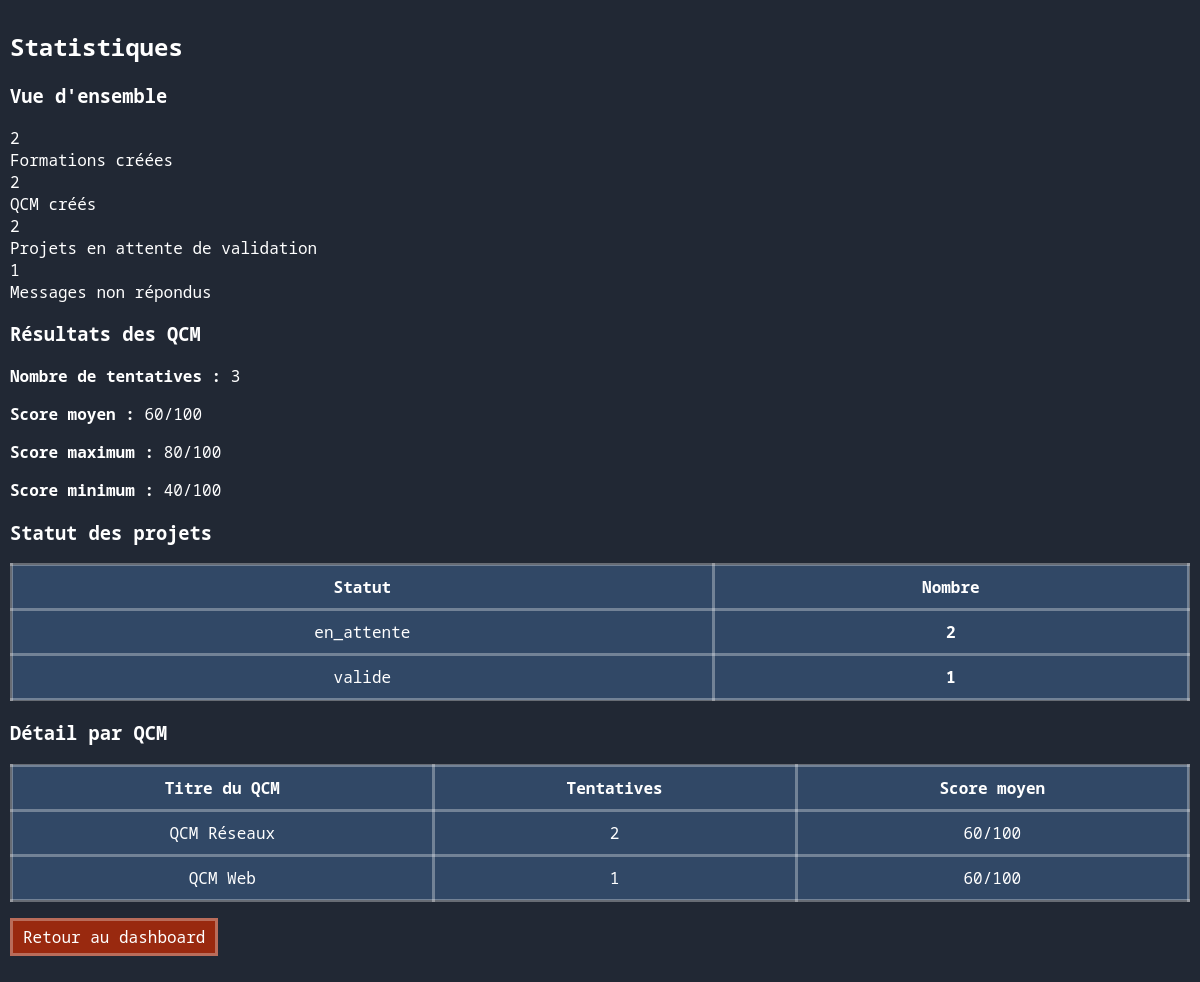
The app's page /statistiques/index.php (signed in) with its own data.
### tables this page shows
CREATE TABLE qcm (
    id_qcm INT AUTO_INCREMENT PRIMARY KEY,
    titre VARCHAR(255) NOT NULL,
    id_formateur INT,
    FOREIGN KEY (id_formateur) REFERENCES utilisateur(id_user)
);

### src/statistiques/index.php (the view, shortened to what this page needs)
<?php
$pdo = getDatabaseConnection();
$formateurId = $_SESSION['user_id'];
$nbFormations = $pdo->prepare('SELECT COUNT(*) FROM formation WHERE id_formateur = ?');
$nbFormations->execute([$formateurId]);
$nbFormationsCount = $nbFormations->fetchColumn();
$nbQcm = $pdo->prepare('SELECT COUNT(*) FROM qcm WHERE id_formateur = ?');
$nbQcm->execute([$formateurId]);
$nbQcmCount = $nbQcm->fetchColumn();
$statsQcm = $pdo->prepare('
    SELECT
        COUNT(tq.id_tentative) AS nb_tentatives,
        AVG(tq.score) AS score_moyen,
        MAX(tq.score) AS score_max,
        MIN(tq.score) AS score_min
    FROM tentative_qcm tq
    JOIN qcm q ON tq.id_qcm = q.id_qcm
    WHERE q.id_formateur = ?
');
$statsQcm->execute([$formateurId]);
$statsQcmData = $statsQcm->fetch();
$projetsPending = $pdo->query('SELECT COUNT(*) FROM soumission_projet WHERE statut = "en_attente"')->fetchColumn();
$projetsStats = $pdo->query('
    SELECT sp.statut, COUNT(*) AS count
    FROM soumission_projet sp
    GROUP BY sp.statut
')->fetchAll();
$messagesStats = $pdo->prepare('
    SELECT
        (SELECT COUNT(*) FROM message WHERE id_formateur = ? AND (reponse IS NULL OR reponse = "")) AS non_repondus,
        (SELECT COUNT(*) FROM message WHERE id_formateur = ? AND reponse IS NOT NULL AND reponse != "") AS repondus
');
$messagesStats->execute([$formateurId, $formateurId]);
$messagesStatsData = $messagesStats->fetch();
$qcmsList = $pdo->prepare('
    SELECT
        q.id_qcm,
        q.titre,
        COUNT(tq.id_tentative) AS nb_tentatives,
        AVG(tq.score) AS score_moyen
    FROM qcm q
    LEFT JOIN tentative_qcm tq ON q.id_qcm = tq.id_qcm
    WHERE q.id_formateur = ?
    GROUP BY q.id_qcm
    ORDER BY q.titre
');
$qcmsList->execute([$formateurId]);
$qcmsListData = $qcmsList->fetchAll();
?>
<!DOCTYPE html>
<html lang="fr">
<head>
    <link rel="stylesheet" href="/style.css">
</head>
<body>
    <h2>Statistiques</h2>
    <h3>Vue d'ensemble</h3>
    <div class="stat-box">
        <div class="stat-number"><?= (int)$nbFormationsCount ?></div>
        <div class="stat-label">Formations créées</div>
    </div>
    <div class="stat-box">
        <div class="stat-number"><?= (int)$nbQcmCount ?></div>
        <div class="stat-label">QCM créés</div>
    </div>
    <div class="stat-box">
        <div class="stat-number"><?= (int)$projetsPending ?></div>
        <div class="stat-label">Projets en attente de validation</div>
    </div>
    <div class="stat-box">
        <div class="stat-number"><?= (int)$messagesStatsData['non_repondus'] ?></div>
        <div class="stat-label">Messages non répondus</div>
    </div>
    <h3>Résultats des QCM</h3>
    <?php if ($statsQcmData['nb_tentatives'] > 0): ?>
        <div class="stat-box">
            <p><b>Nombre de tentatives :</b> <?= (int)$statsQcmData['nb_tentatives'] ?></p>
            <p><b>Score moyen :</b> <?= round($statsQcmData['score_moyen'], 2) ?>/100</p>
            <p><b>Score maximum :</b> <?= (int)$statsQcmData['score_max'] ?>/100</p>
            <p><b>Score minimum :</b> <?= (int)$statsQcmData['score_min'] ?>/100</p>
        </div>
    <?php else: ?>
        <p class="success">Aucune tentative de QCM enregistrée.</p>
    <?php endif; ?>
    <h3>Statut des projets</h3>
    <?php if ($projetsStats): ?>
        <table border="1" cellpadding="10">
            <tr><th>Statut</th><th>Nombre</th></tr>
            <?php foreach ($projetsStats as $s): ?>
                <tr>
                    <td><?= htmlspecialchars($s['statut']) ?></td>
                    <td><b><?= (int)$s['count'] ?></b></td>
                </tr>
            <?php endforeach; ?>
        </table>
    <?php else: ?>
        <p class="success">Aucun projet soumis.</p>
    <?php endif; ?>
    <h3>Détail par QCM</h3>
    <?php if ($qcmsListData): ?>
        <table border="1" cellpadding="10">
            <tr><th>Titre du QCM</th><th>Tentatives</th><th>Score moyen</th></tr>
            <?php foreach ($qcmsListData as $q): ?>
                <tr>
                    <td><?= htmlspecialchars($q['titre']) ?></td>
                    <td><?= (int)$q['nb_tentatives'] ?></td>
                    <td><?= $q['nb_tentatives'] > 0 ? round($q['score_moyen'], 2) : '—' ?>/100</td>
                </tr>
            <?php endforeach; ?>
        </table>
    <?php else: ?>
        <p class="success">Vous n'avez pas créé de QCM.</p>
    <?php endif; ?>
    <p><a class="button-link" href="/dashboard/">Retour au dashboard</a></p>
</body>
</html>

### src/style.css (style rules this page uses)
:root { --background-primary-color: #212834; --background-secondary-color: #314866; --background-thirdly-color: #254c63; --affirmative-color: #063f41; --negative-color: #99290f; --text-color: #ffffff; --border-color: #ffffff50; }
* { box-sizing: border-box; color: var(--text-color); font-family: 'Noto Sans Mono', monospace; }
body { background-color: var(--background-primary-color); margin: 0; padding: 10px; }
table { width: 100%; border-collapse: collapse; border-color: var(--border-color); border: 3px solid var(--border-color); }
th, td { background-color: var(--background-secondary-color); border: 3px solid var(--border-color); text-align: center; }
.button-link { display: inline-block; background-color: var(--negative-color); color: var(--text-color); border: 3px solid var(--border-color); padding: 5px 10px; text-decoration: none; cursor: pointer; }

### records on screen
qcm: titre "QCM Réseaux", nb_tentatives "2", score_moyen "60"
qcm: titre "QCM Web", nb_tentatives "1", score_moyen "60"

### other values on screen
$nbFormationsCount "2"
$nbQcmCount "2"
$projetsPending "2"
$messagesStatsData['non_repondus'] "1"
$statsQcmData['nb_tentatives'] "3"
$statsQcmData['score_moyen'] "60"
$statsQcmData['score_max'] "80"
$statsQcmData['score_min'] "40"
$s['statut'] "en_attente"
$s['count'] "2"
$s['statut'] "valide"
$s['count'] "1"
